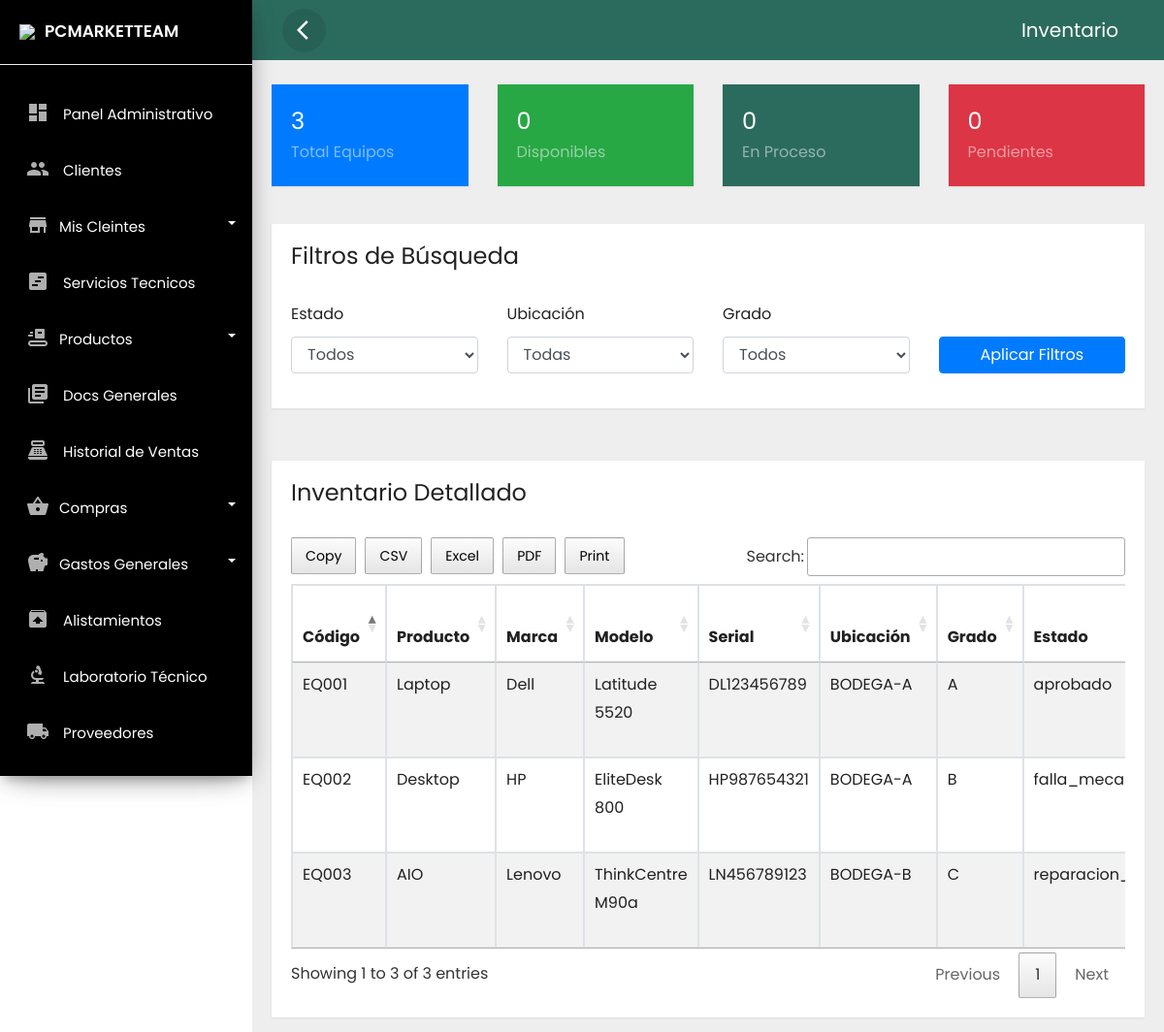
/frontend/bodega/inventario.php (signed in), run on an earlier commit of the app's database.
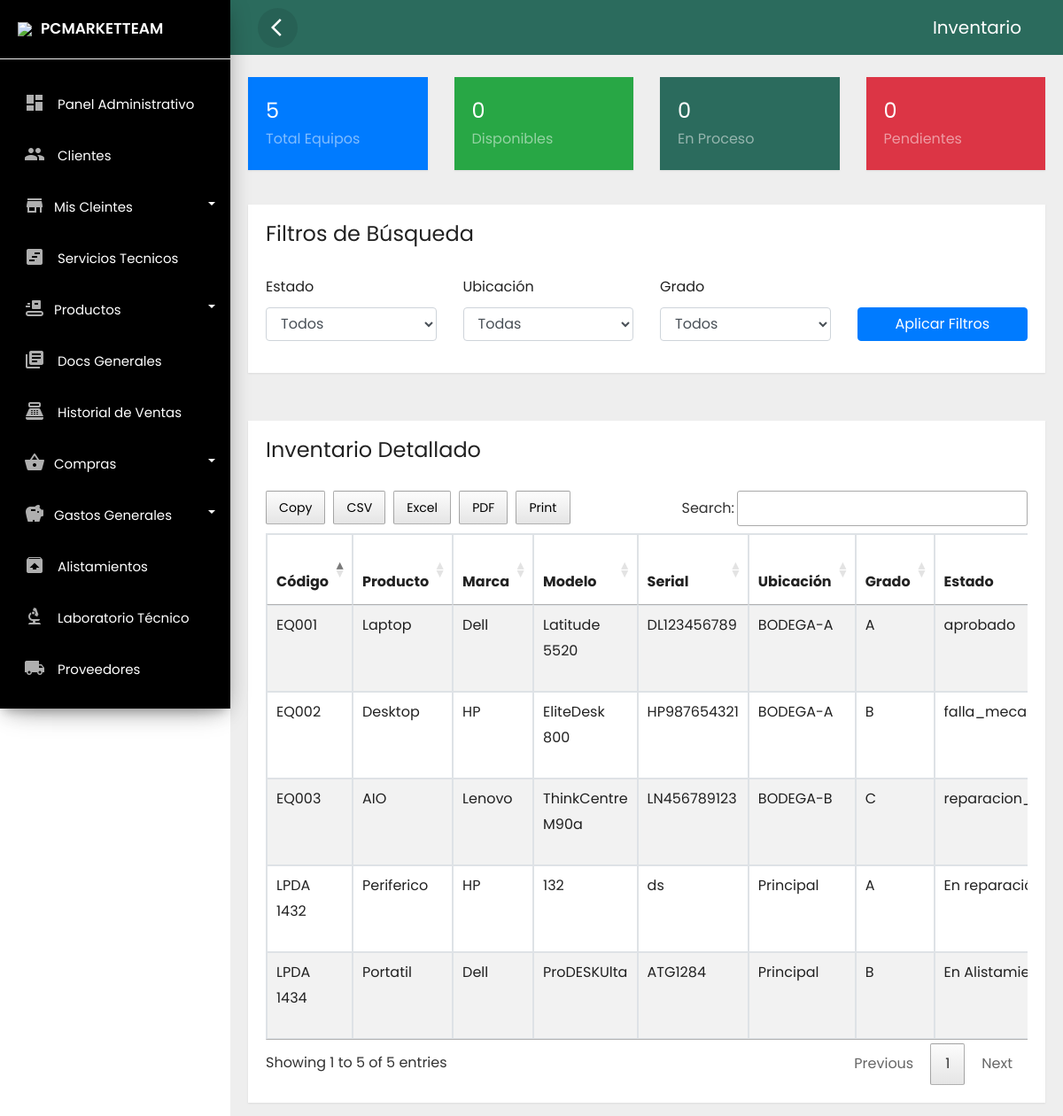
And on a later commit of the database.
### tables this page shows
CREATE TABLE `bodega_inventario` (
  `id` int(11) NOT NULL,
  `codigo_g` varchar(50) NOT NULL COMMENT 'Código general del equipo',
  `item` int(11) NOT NULL COMMENT 'Número de ítem secuencial',
  `ubicacion` varchar(100) NOT NULL COMMENT 'Zona específica en bodega/laboratorio',
  `posicion` varchar(50) NOT NULL COMMENT 'Posición exacta dentro de la ubicación',
  `fecha_ingreso` datetime NOT NULL DEFAULT current_timestamp(),
  `fecha_modificacion` datetime NOT NULL DEFAULT current_timestamp(),
  `activo_fijo` varchar(50) DEFAULT NULL COMMENT 'Identificador de activo fijo',
  `codigo_lote` varchar(50) NOT NULL COMMENT 'Código de lote de ingreso',
  `producto` varchar(50) NOT NULL COMMENT 'Tipo de producto (Laptop, Desktop, Monitor, AIO, etc.)',
  `marca` varchar(50) NOT NULL COMMENT 'Marca del equipo',
  `serial` varchar(100) NOT NULL COMMENT 'Número de serie del fabricante',
  `modelo` varchar(100) NOT NULL COMMENT 'Modelo específico del equipo',
  `procesador` varchar(100) DEFAULT NULL COMMENT 'Especificaciones del procesador',
  `ram` varchar(50) DEFAULT NULL COMMENT 'Memoria RAM instalada',
  `disco` varchar(100) DEFAULT NULL COMMENT 'Tipo y capacidad del disco',
  `pulgadas` varchar(20) DEFAULT NULL COMMENT 'Tamaño de pantalla',
  `observaciones` text DEFAULT NULL COMMENT 'Notas técnicas y observaciones',
  `grado` enum('A','B','C') NOT NULL COMMENT 'Clasificación según procedimiento técnico',
  `disposicion` varchar(50) NOT NULL COMMENT 'Estado actual del equipo en el proceso',
  `estado` enum('activo','inactivo') NOT NULL DEFAULT 'activo'
);

### frontend/bodega/inventario.php (the view, shortened to what the changed rows need)
<?php
require_once '../../backend/bd/ctconex.php';
?>
<?php if(isset($_SESSION['id'])) { ?>
<!DOCTYPE html>
<html lang="es">
<head>
    <link rel="stylesheet" href="../../backend/css/bootstrap.min.css">
    <link rel="stylesheet" href="../../backend/css/custom.css">
    <link rel="stylesheet" href="../../backend/css/loader.css">
    <link rel="stylesheet" type="text/css" href="../../backend/css/datatable.css">
    <link rel="stylesheet" type="text/css" href="../../backend/css/buttonsdataTables.css">
    <link rel="stylesheet" type="text/css" href="../../backend/css/font.css">
</head>
<body>
    <div class="wrapper">
        <?php include_once '../layouts/nav.php'; include_once '../layouts/menu_data.php'; ?>
        <nav id="sidebar">
            <div class="sidebar-header">
                <h3><img src="../../backend/img/favicon.png" class="img-fluid"/><span>PCMARKETTEAM</span></h3>
            </div>
            <?php renderMenu($menu); ?>
        </nav>
        <div id="content">
            <div class="top-navbar">
                <nav class="navbar navbar-expand-lg">
                    <div class="container-fluid">
                        <button type="button" id="sidebarCollapse" class="d-xl-block d-lg-block d-md-mone d-none">
                            <span class="material-icons">arrow_back_ios</span>
                        </button>
                        <a class="navbar-brand" href="#"> Inventario </a>
                    </div>
                </nav>
            </div>
            <div class="main-content">
                <div class="row">
                    <div class="col-md-3">
                        <div class="card bg-primary text-white mb-4">
                            <div class="card-body">
                                <?php
                                $sql = "SELECT COUNT(*) as total FROM bodega_inventario WHERE estado = 'activo'";
                                $result = $conn->query($sql);
                                $row = $result->fetch_assoc();
                                ?>
                                <h4 class="mb-0"><?php echo $row['total']; ?></h4>
                                <div class="text-white-50">Total Equipos</div>
                            </div>
                        </div>
                    </div>
                    <div class="col-md-3">
                        <div class="card bg-success text-white mb-4">
                            <div class="card-body">
                                <?php
                                $sql = "SELECT COUNT(*) as disponibles FROM bodega_inventario WHERE estado = 'activo' AND disposicion = 'disponible'";
                                $result = $conn->query($sql);
                                $row = $result->fetch_assoc();
                                ?>
                                <h4 class="mb-0"><?php echo $row['disponibles']; ?></h4>
                                <div class="text-white-50">Disponibles</div>
                            </div>
                        </div>
                    </div>
                    <div class="col-md-3">
                        <div class="card bg-warning text-white mb-4">
                            <div class="card-body">
                                <?php
                                $sql = "SELECT COUNT(*) as en_proceso FROM bodega_inventario WHERE estado = 'activo' AND disposicion IN ('en_diagnostico', 'en_reparacion', 'en_control')";
                                $result = $conn->query($sql);
                                $row = $result->fetch_assoc();
                                ?>
                                <h4 class="mb-0"><?php echo $row['en_proceso']; ?></h4>
                                <div class="text-white-50">En Proceso</div>
                            </div>
                        </div>
                    </div>
                    <div class="col-md-3">
                        <div class="card bg-danger text-white mb-4">
                            <div class="card-body">
                                <?php
                                $sql = "SELECT COUNT(*) as pendientes FROM bodega_inventario WHERE estado = 'activo' AND disposicion = 'pendiente'";
                                $result = $conn->query($sql);
                                $row = $result->fetch_assoc();
                                ?>
                                <h4 class="mb-0"><?php echo $row['pendientes']; ?></h4>
                                <div class="text-white-50">Pendientes</div>
                            </div>
                        </div>
                    </div>
                </div>
                <div class="row mb-4">
                    <div class="col-md-12">
                        <div class="card">
                            <div class="card-header">
                                <h4>Filtros de Búsqueda</h4>
                            </div>
                            <div class="card-body">
                                <form id="filterForm" class="row">
                                    <div class="col-md-3">
                                        <div class="form-group">
                                            <label>Estado</label>
                                            <select class="form-control" id="filterEstado">
                                                <option value="">Todos</option>
                                            </select>
                                        </div>
                                    </div>
                                    <div class="col-md-3">
                                        <div class="form-group">
                                            <label>Ubicación</label>
                                            <select class="form-control" id="filterUbicacion">
                                                <option value="">Todas</option>
                                            </select>
                                        </div>
                                    </div>
                                    <div class="col-md-3">
                                        <div class="form-group">
                                            <label>Grado</label>
                                            <select class="form-control" id="filterGrado">
                                                <option value="">Todos</option>
                                            </select>
                                        </div>
                                    </div>
                                    <div class="col-md-3">
                                        <div class="form-group">
                                            <label>&nbsp;</label>
                                            <button type="button" class="btn btn-primary btn-block" id="applyFilters">
                                                Aplicar Filtros
                                            </button>
                                        </div>
                                    </div>
                                </form>
                            </div>
                        </div>
                    </div>
                </div>
                <div class="row">
                    <div class="col-md-12">
                        <div class="card">
                            <div class="card-header">
                                <h4>Inventario Detallado</h4>
                            </div>
                            <div class="card-body">
                                <div class="table-responsive">
                                    <table id="inventarioTable" class="table table-striped table-hover table-bordered">
                                        <thead>
                                            <tr>
                                                <th>Código</th>
                                                <th>Producto</th>
                                                <th>Marca</th>
                                                <th>Modelo</th>
                                                <th>Serial</th>
                                                <th>Ubicación</th>
                                                <th>Grado</th>
                                                <th>Estado</th>
                                            </tr>
                                        </thead>
                                        <tbody>
                                            <?php
                                            $sql = "SELECT i.*,
                                                    CASE
                                                        WHEN d.estado_reparacion IS NOT NULL THEN d.estado_reparacion
                                                        WHEN cc.estado_final IS NOT NULL THEN cc.estado_final
                                                        ELSE i.disposicion
                                                    END as estado_actual
                                                    FROM bodega_inventario i
                                                    LEFT JOIN bodega_diagnosticos d ON i.id = d.inventario_id
                                                        AND d.id = (SELECT MAX(id) FROM bodega_diagnosticos WHERE inventario_id = i.id)
                                                    LEFT JOIN bodega_control_calidad cc ON i.id = cc.inventario_id
                                                        AND cc.id = (SELECT MAX(id) FROM bodega_control_calidad WHERE inventario_id = i.id)
                                                    WHERE i.estado = 'activo'
                                                    ORDER BY i.fecha_modificacion DESC";
                                            $result = $conn->query($sql);
                                            while($row = $result->fetch_assoc()) {
                                                echo "<tr>";
                                                echo "<td>" . htmlspecialchars($row['codigo_g']) . "</td>";
                                                echo "<td>" . htmlspecialchars($row['producto']) . "</td>";
                                                echo "<td>" . htmlspecialchars($row['marca']) . "</td>";
                                                echo "<td>" . htmlspecialchars($row['modelo']) . "</td>";
                                                echo "<td>" . htmlspecialchars($row['serial']) . "</td>";
                                                echo "<td>" . htmlspecialchars($row['ubicacion']) . "</td>";
                                                echo "<td>" . htmlspecialchars($row['grado']) . "</td>";
                                                echo "<td>" . htmlspecialchars($row['estado_actual']) . "</td>";
                                                echo "</tr>";
                                            }
                                            ?>
                                        </tbody>
                                    </table>
                                </div>
                            </div>
                        </div>
                    </div>
                </div>
            </div>
        </div>
    </div>
</body>
</html>
<?php } else {
    header('Location: ../error404.php');
} ?>

### frontend/layouts/nav.php
<?php
function renderMenu($items)
{
    echo '<ul class="list-unstyled components">';
    foreach ($items as $item) {
        if (isset($item['children'])) {
            $menu_id = isset($item['id']) ? $item['id'] : 'menu_' . uniqid();
            echo '<li class="dropdown">
                    <a href="#' . $menu_id . '" data-toggle="collapse" aria-expanded="false" class="dropdown-toggle">
                        <i class="material-icons">' . $item['icon'] . '</i><span>' . $item['label'] . '</span>
                    </a>
                    <ul class="collapse list-unstyled menu" id="' . $menu_id . '">';
            renderMenu($item['children']);
            echo '</ul></li>';
        } else {
            echo '<li>
                    <a href="' . $item['url'] . '">
                        ' . (isset($item['icon']) ? '<i class="material-icons">' . $item['icon'] . '</i>' : '') . '
                        <span>' . $item['label'] . '</span>
                    </a>
                  </li>';
        }
    }
    echo '</ul>';
}
?>

What changed in the data, as far as the page shows it:
added bodega_inventario: codigo_g "LPDA 1434", producto "Portatil", marca "Dell", modelo "ProDESKUlta", serial "ATG1284", ubicacion "Principal", grado "B", estado_actual "En…"
added bodega_inventario: codigo_g "LPDA 1432", producto "Periferico", marca "HP", modelo "132", serial "ds", ubicacion "Principal", grado "A", estado_actual "En…"
Also different on the page:
$row['total']: "3" → "5"
text written by a page script: "Copy CSV Excel PDF Print Search: Showing 1 to 3 of 3 entries Previous 1 Next" → "Copy CSV Excel PDF Print Search: Showing 1 to 5 of 5 entries Previous 1 Next"
